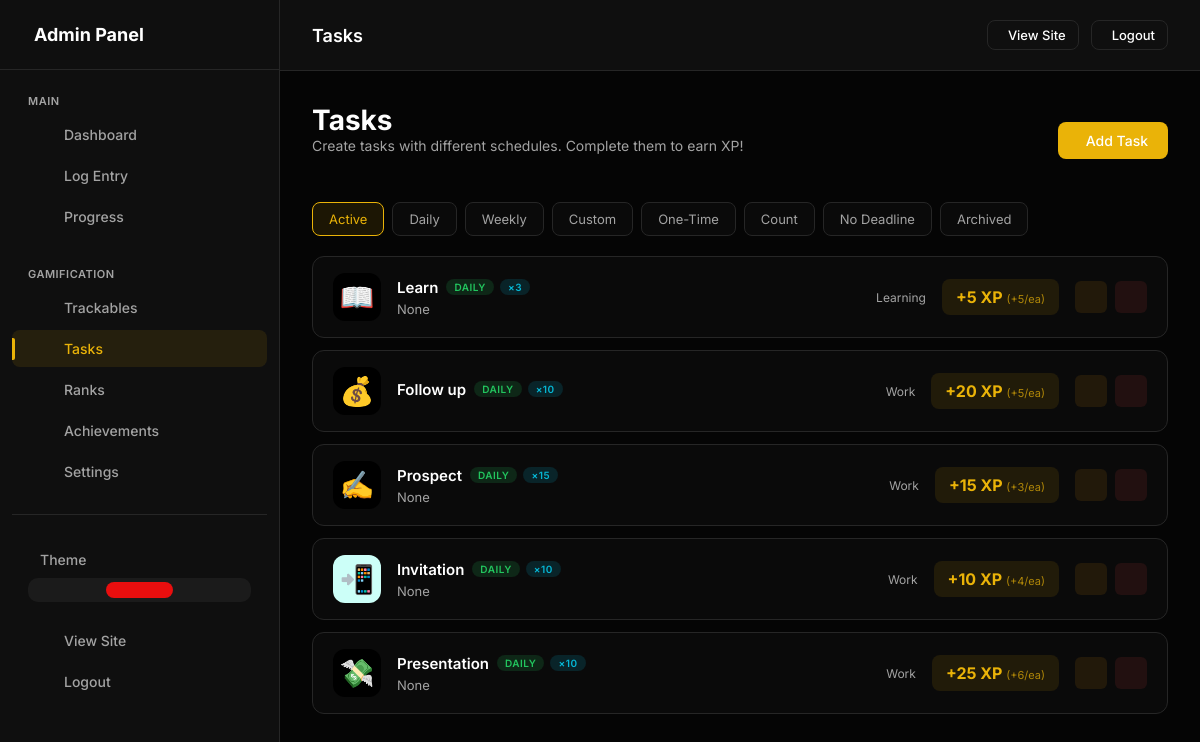
Before: /admin/daily-tasks (signed in) with the older database file.
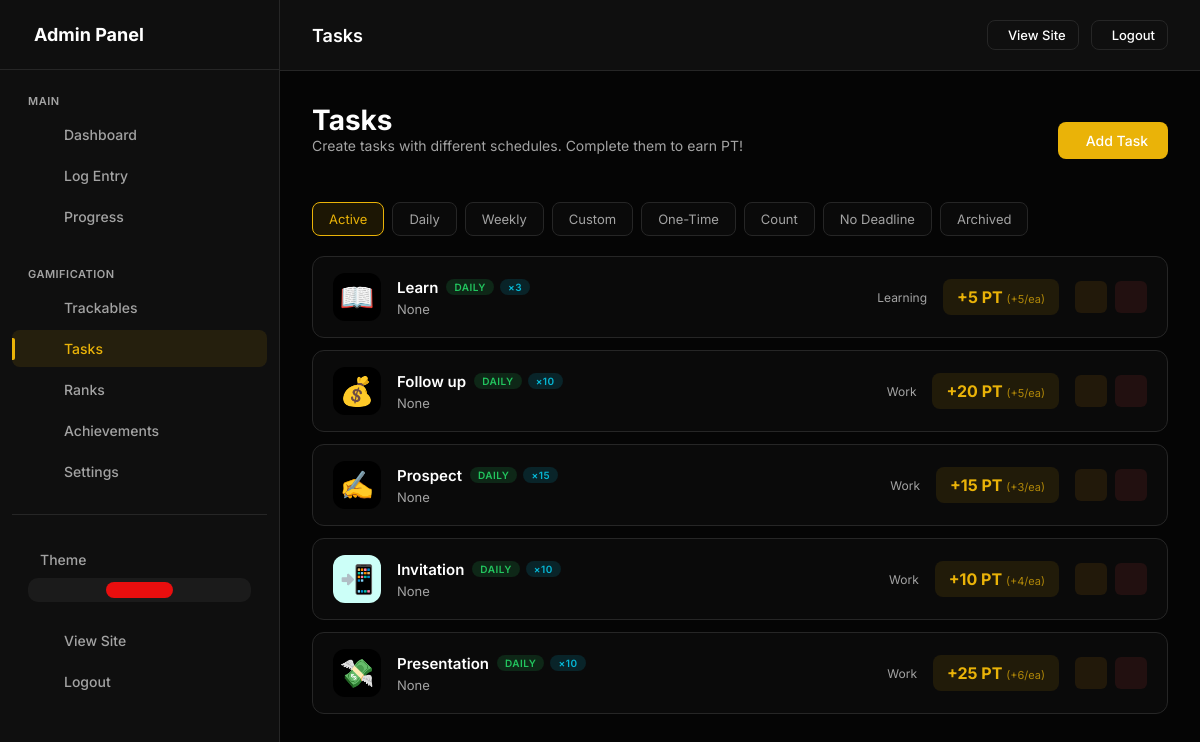
After: the same page with the newer database file.
### models.py (models this page shows, shortened)
class UserSettings(db.Model):
    __tablename__ = 'user_settings'
    id = db.Column(db.Integer, primary_key=True)
    user_id = db.Column(db.Integer, db.ForeignKey('users.id'), nullable=False, unique=True, index=True)
    accent_color = db.Column(db.String(20), default='#e90e0e')
    points_name = db.Column(db.String(20), default='XP')  # "XP", "Points", "Coins", etc.
    points_icon = db.Column(db.String(50), default='ph-lightning')
    daily_xp_goal = db.Column(db.Integer, default=50)
    perfect_day_bonus = db.Column(db.Integer, default=50)
    perfect_week_bonus = db.Column(db.Integer, default=500)
    streak_bonus_per_day = db.Column(db.Integer, default=5)  # Extra XP per streak day
    show_xp_animations = db.Column(db.Boolean, default=True)
    dark_mode = db.Column(db.Boolean, default=True)
    compact_view = db.Column(db.Boolean, default=False)
    show_dashboard_header = db.Column(db.Boolean, default=True)
    enable_youtube_sync = db.Column(db.Boolean, default=False)
    always_show_confetti = db.Column(db.Boolean, default=False)
    created_at = db.Column(db.DateTime, default=datetime.utcnow)
    updated_at = db.Column(db.DateTime, default=datetime.utcnow, onupdate=datetime.utcnow)

class UserDailyTask(db.Model):
    __tablename__ = 'user_daily_tasks'
    id = db.Column(db.Integer, primary_key=True)
    user_id = db.Column(db.Integer, db.ForeignKey('users.id'), nullable=False, index=True)
    name = db.Column(db.String(100), nullable=False)
    slug = db.Column(db.String(100), nullable=False)
    description = db.Column(db.String(500))
    task_type = db.Column(db.String(20), default='normal')  # 'normal', 'count'
    target_count = db.Column(db.Integer, default=1)  # For count tasks: how many times to complete
    repeat_type = db.Column(db.String(20), default='daily')
    repeat_interval = db.Column(db.Integer, default=1)  # For 'custom': every X units
    repeat_unit = db.Column(db.String(10), default='day')  # 'day', 'week', 'month'
    repeat_days = db.Column(db.String(50))  # For 'weekly': JSON array like "[1,3,5]" for Mon/Wed/Fri
    repeat_day_of_month = db.Column(db.Integer)  # For 'monthly': which day (1-31)
    due_date = db.Column(db.Date)  # For 'once' tasks: when it's due
    completed_date = db.Column(db.Date)  # For 'once' tasks: when completed
    ebbinghaus_level = db.Column(db.Integer, default=0)  # Current level in spaced repetition
    next_due_date = db.Column(db.Date)  # When the task is next due
    xp_value = db.Column(db.Integer, default=10)
    xp_per_count = db.Column(db.Integer, default=0)  # For count tasks: XP per completion (0 = only on full completion)
    streak_bonus = db.Column(db.Boolean, default=True)  # Eligible for streak bonuses
    icon = db.Column(db.String(50), default='ph-check-circle')
    color = db.Column(db.String(20), default='#10b981')
    emoji = db.Column(db.String(10))
    display_order = db.Column(db.Integer, default=0)
    is_active = db.Column(db.Boolean, default=True)
    is_pinned = db.Column(db.Boolean, default=False)
    category = db.Column(db.String(50), default='general')  # 'health', 'work', 'learning', 'habits', 'general'
    created_at = db.Column(db.DateTime, default=datetime.utcnow)
    updated_at = db.Column(db.DateTime, default=datetime.utcnow, onupdate=datetime.utcnow)
    completions = db.relationship('TaskCompletion', backref='task', lazy=True, cascade='all, delete-orphan')

### app.py (the view)
    @app.route('/admin/daily-tasks')
    @admin_required
    def admin_daily_tasks():
        tasks = UserDailyTask.query.filter_by(
            user_id=current_user.id
        ).order_by(UserDailyTask.display_order).all()
        return render_template('admin/daily_tasks.html', tasks=tasks)

### templates/admin/daily_tasks.html (shortened to what the changed rows need)
{% extends "admin/base.html" %}
{% block page_title %}Tasks{% endblock %}
{% block content %}
<div class="page-header">
    <div>
        <h1 class="page-title">Tasks</h1>
        <p class="page-intro">Create tasks with different schedules. Complete them to earn {{ points_name }}!</p>
    </div>
</div>
{% if tasks %}
<div class="tasks-list">
    {% for task in tasks %}
    {% set is_archived = task.completed_date and task.repeat_type in ('once', 'none') %}
    <div class="task-row {% if not task.is_active %}inactive{% endif %} {% if task.is_pinned %}pinned{% endif %} {% if is_archived %}archived{% endif %}"
        data-repeat="{{ task.repeat_type }}" data-type="{{ task.task_type }}"
        data-archived="{{ 'true' if is_archived else 'false' }}" {% if is_archived %}style="opacity: 0.6;" {% endif %}>
        <div class="task-icon-box" style="background: {{ task.color }}; color: {{ task.color }}">
            {% if task.emoji %}
            <span style="font-size: 28px;">{{ task.emoji }}</span>
            {% else %}
            <i class="ph {{ task.icon }}"></i>
            {% endif %}
        </div>
        <div class="task-info">
            <div class="task-name">
                {{ task.name }}
                <div class="task-badges">
                    <span class="task-badge repeat-{{ task.repeat_type }}">
                        {% if task.repeat_type == 'none' %}No Deadline
                        {% elif task.repeat_type == 'daily' %}Daily
                        {% elif task.repeat_type == 'weekdays' %}Weekdays
                        {% elif task.repeat_type == 'weekends' %}Weekends
                        {% elif task.repeat_type == 'weekly' %}Weekly
                        {% elif task.repeat_type == 'monthly' %}Monthly
                        {% elif task.repeat_type == 'yearly' %}Yearly
                        {% elif task.repeat_type == 'custom' %}Every {{ task.repeat_interval }} {{ task.repeat_unit or
                        'day' }}{% if task.repeat_interval > 1 %}s{% endif %}
                        {% elif task.repeat_type == 'once' %}One-Time
                        {% elif task.repeat_type == 'ebbinghaus' %}Spaced
                        {% elif task.repeat_type == 'unlimited' %}Unlimited
                        {% else %}{{ task.repeat_type|capitalize }}
                        {% endif %}
                    </span>
                    {% if task.task_type == 'count' %}
                    <span class="task-badge type-count">×{{ task.target_count }}</span>
                    {% endif %}
                </div>
            </div>
            {% if task.description %}
            <div class="task-description">{{ task.description }}</div>
            {% endif %}
        </div>
        <div class="task-meta">
            <span class="task-category">
                 {{ task.category|capitalize }}
            </span>
            <div class="task-xp">
                +{{ task.xp_value }} {{ points_name }}
                {% if task.task_type == 'count' and task.xp_per_count > 0 %}
                <span style="font-size: 11px; font-weight: 400; opacity: 0.7;">(+{{ task.xp_per_count }}/ea)</span>
                {% endif %}
            </div>
        </div>
        <div class="task-actions">
            <a href="{{ url_for('admin_daily_task_edit', id=task.id) }}" class="action-btn edit" title="Edit">
            </a>
            <form action="{{ url_for('admin_daily_task_delete', id=task.id) }}" method="post"
                onsubmit="return confirmDelete(this, 'Task')" style="display: inline;">
                <button type="submit" class="action-btn delete" title="Delete">
                </button>
            </form>
        </div>
    </div>
    {% endfor %}
</div>
{% endif %}
{% endblock %}

Changed rows visible on the page:
changed UserSettings: points_name "XP" → "PT"
changed UserDailyTask "Follow up": description (not shown) → "None"
